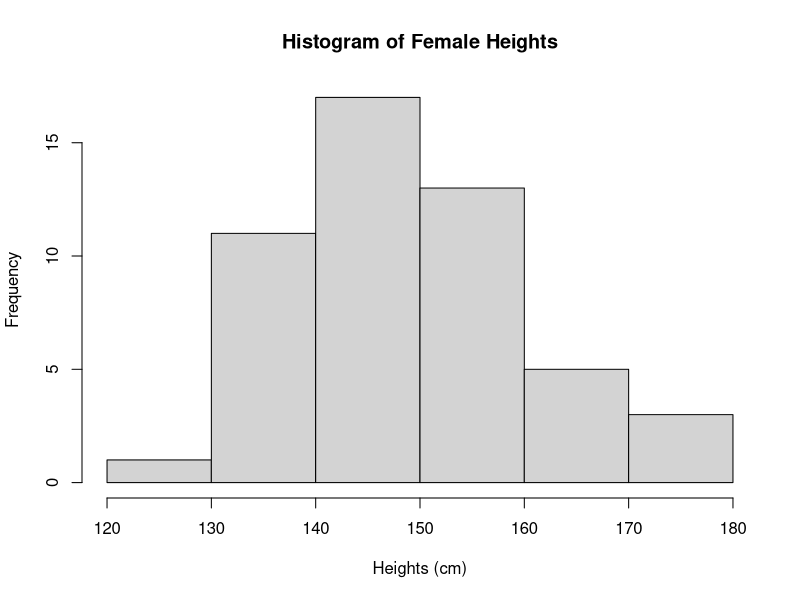
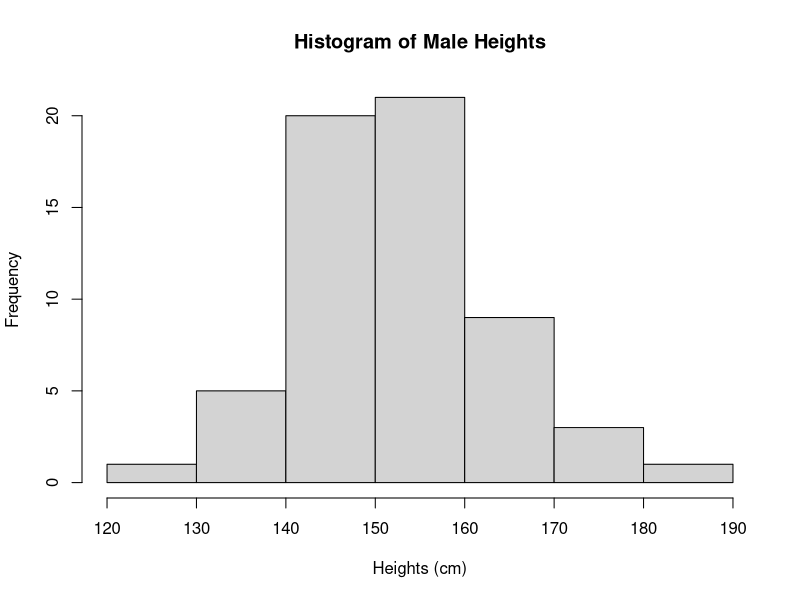
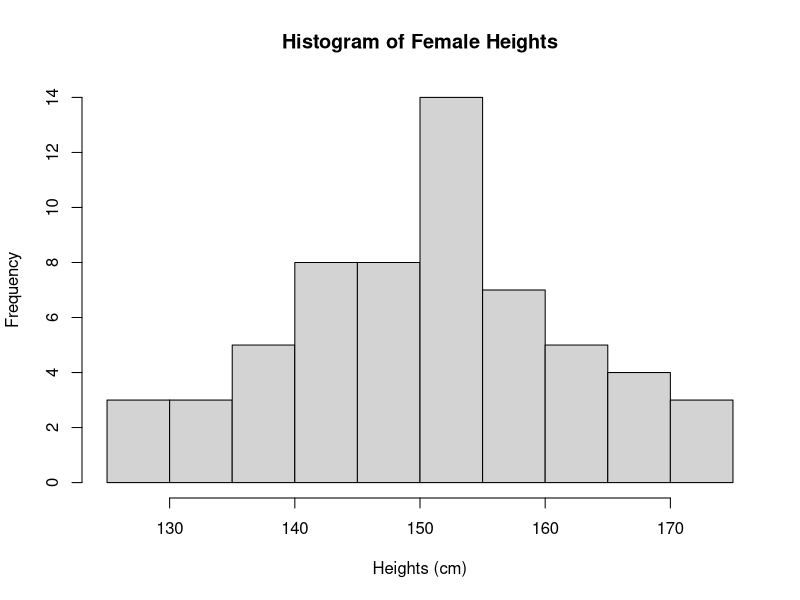
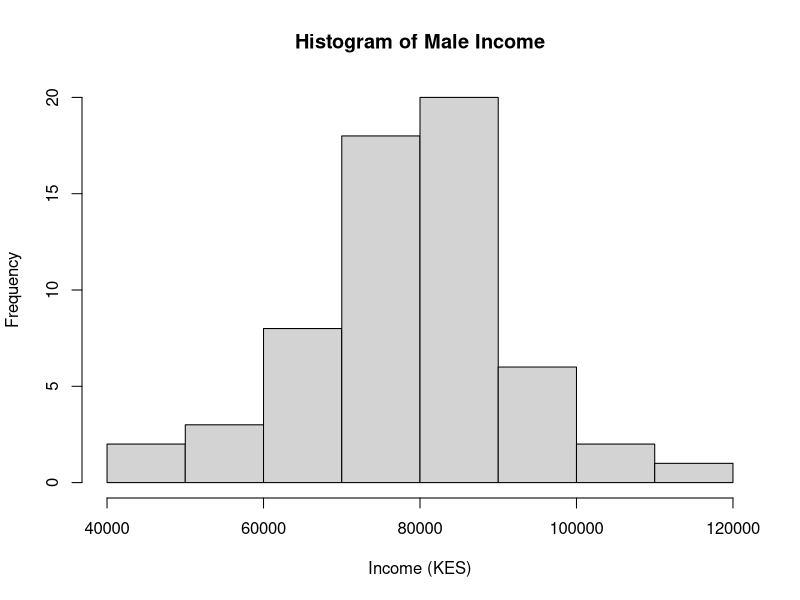
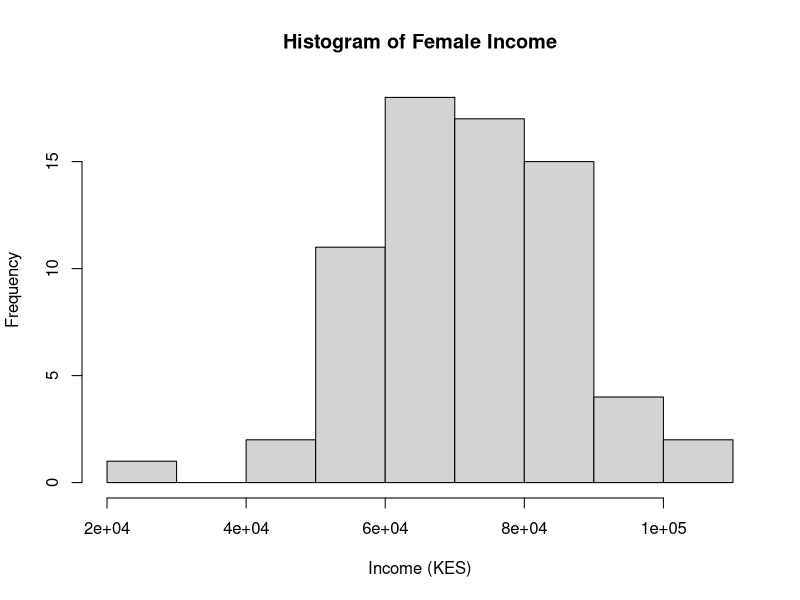
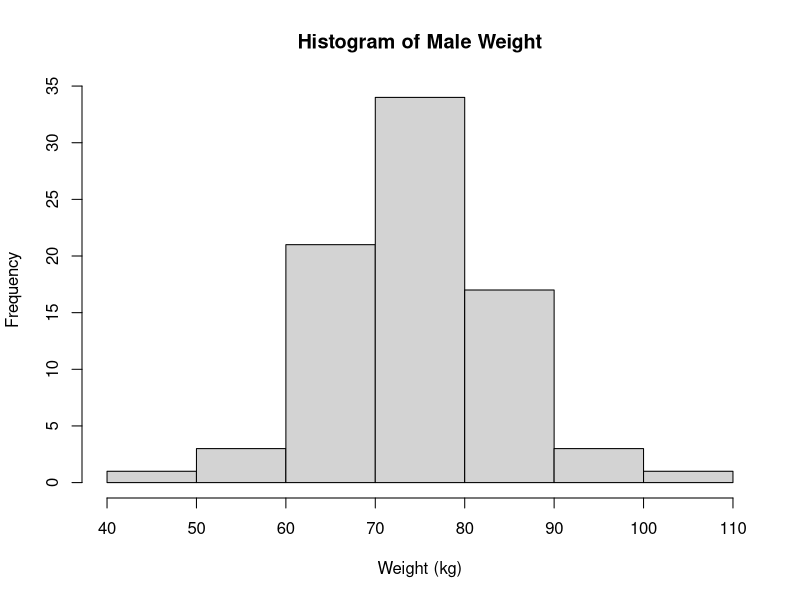
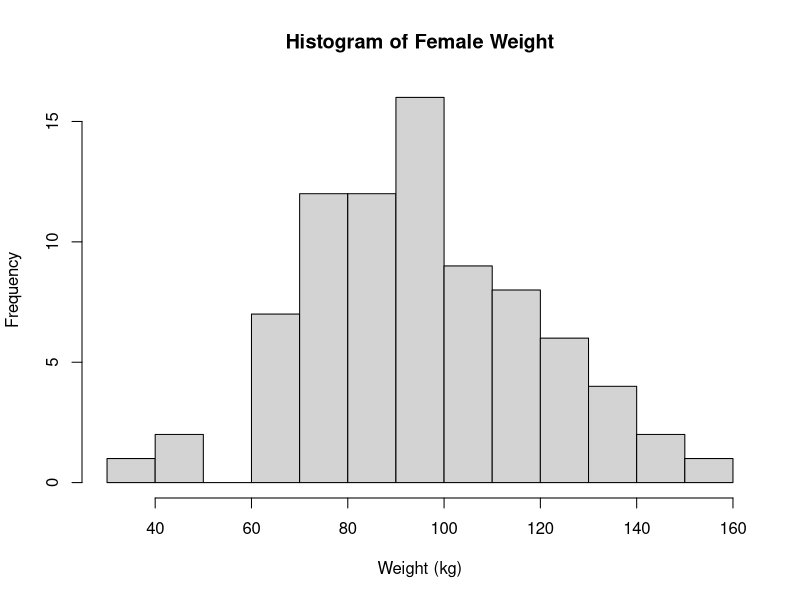
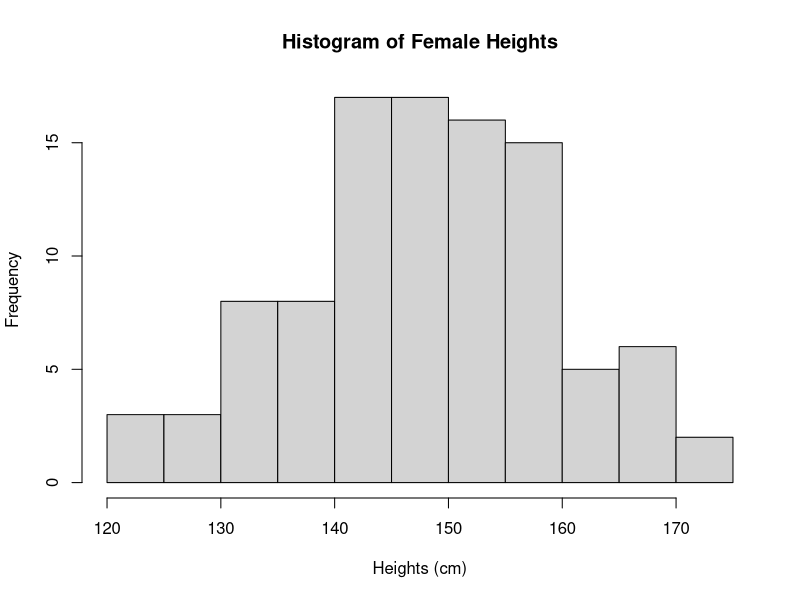

Write R code to recreate these figures, in order.
# Question 01
female_heights <- data.frame(rnorm(50, mean=149, sd=12))
names(female_heights) <- "female_heights"
head(female_heights, 2)
length(female_heights)
mean(female_heights[, 1])
sd(female_heights[, 1])
min(female_heights)
max(female_heights)
hist(female_heights[, 1], main="Histogram of Female Heights", xlab="Heights (cm)")
write.csv(female_heights, "01_question.csv", row.names=FALSE)


# Question 02
male_heights <- rnorm(60, mean=151, sd=10)
female_heights <- rnorm(60, mean=149, sd=12)
paired <- data.frame(cbind(male_heights, female_heights))
head(paired, 2)
dim(paired)
sapply(paired, mean)
sapply(paired, sd)
sapply(paired, min)
sapply(paired, max)
hist(paired[, 1], main="Histogram of Male Heights", xlab="Heights (cm)")
hist(paired[, 2], main="Histogram of Female Heights", xlab="Heights (cm)")
write.csv(paired, "02_question.csv", row.names=FALSE)


# Question 03
male_income <- c(rnorm(60, mean=80000, sd=15000), rep(NaN, 10))
female_income <- rnorm(70, mean=70000, sd=15000)
equal_variance <- data.frame(cbind(male_income, female_income))
tail(equal_variance, 2)
dim(equal_variance)
sapply(equal_variance, mean, na.rm=TRUE)
sapply(equal_variance, sd, na.rm=TRUE)
sapply(equal_variance, min, na.rm=TRUE)
sapply(equal_variance, max, na.rm=TRUE)
hist(equal_variance[, 1], main="Histogram of Male Income", xlab="Income (KES)")
hist(equal_variance[, 2], main="Histogram of Female Income", xlab="Income (KES)")
write.csv(equal_variance, "03_question.csv", row.names=FALSE)


# Question 04
male_weight <- rnorm(80, mean=75, sd=10)
female_weight <- rnorm(80, mean=95, sd=25)
unequal_variance <- data.frame(cbind(male_weight, female_weight))
tail(unequal_variance, 2)
dim(unequal_variance)
sapply(unequal_variance, mean)
sapply(unequal_variance, sd)
sapply(unequal_variance, min)
sapply(unequal_variance, max)
hist(unequal_variance[, 1], main="Histogram of Male Weight", xlab="Weight (kg)")
hist(unequal_variance[, 2], main="Histogram of Female Weight", xlab="Weight (kg)")
write.csv(unequal_variance, "04_question.csv", row.names=FALSE)


# Question 05
female_heights <- data.frame(rnorm(100, mean=148, sd=11))
names(female_heights) <- "female_heights"
head(female_heights, 2)
length(female_heights)
mean(female_heights[, 1])
sd(female_heights[, 1])
min(female_heights)
max(female_heights)
hist(female_heights[, 1], main="Histogram of Female Heights", xlab="Heights (cm)")
write.csv(female_heights, "05_question.csv", row.names=FALSE)

